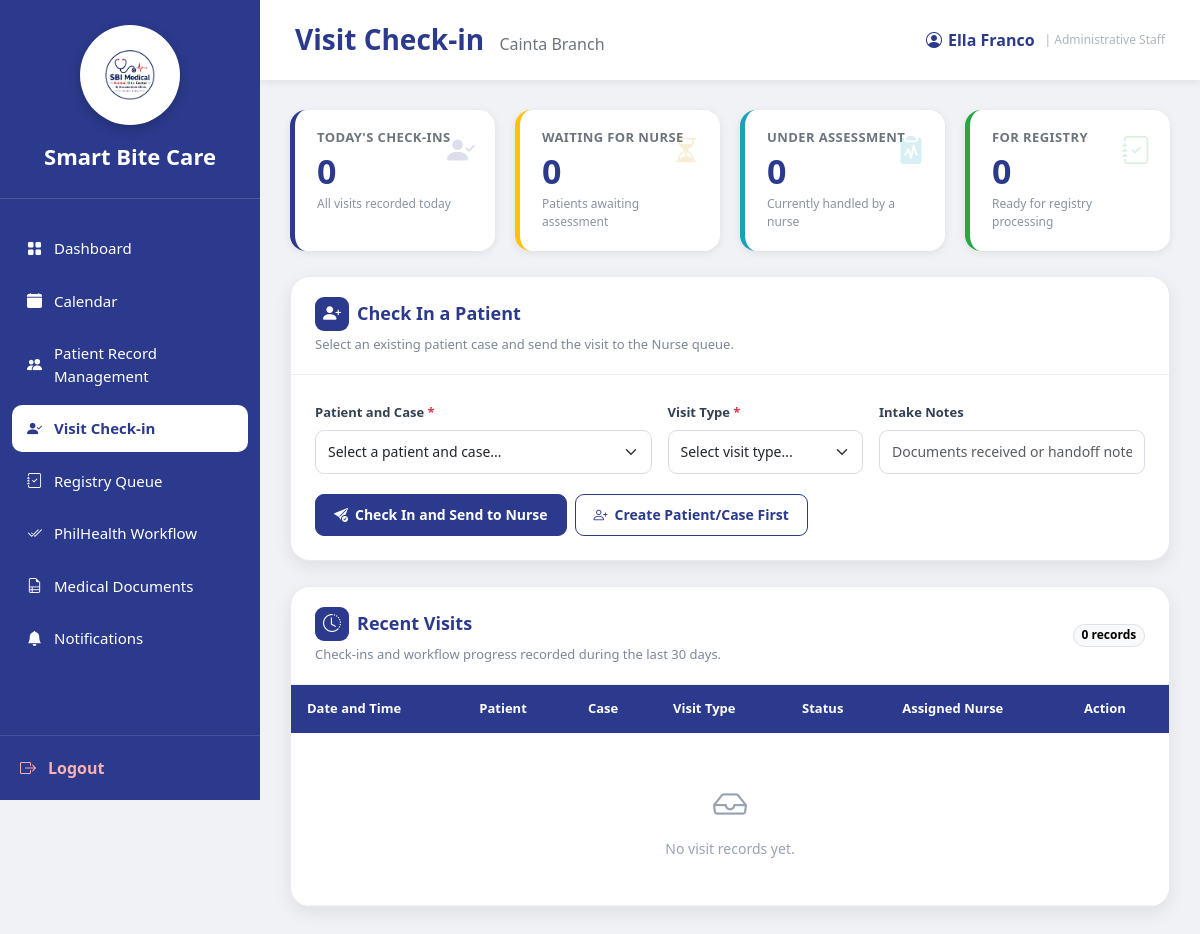
Before: /AdminStaff_VisitQueue.php (signed in) with the older database file.
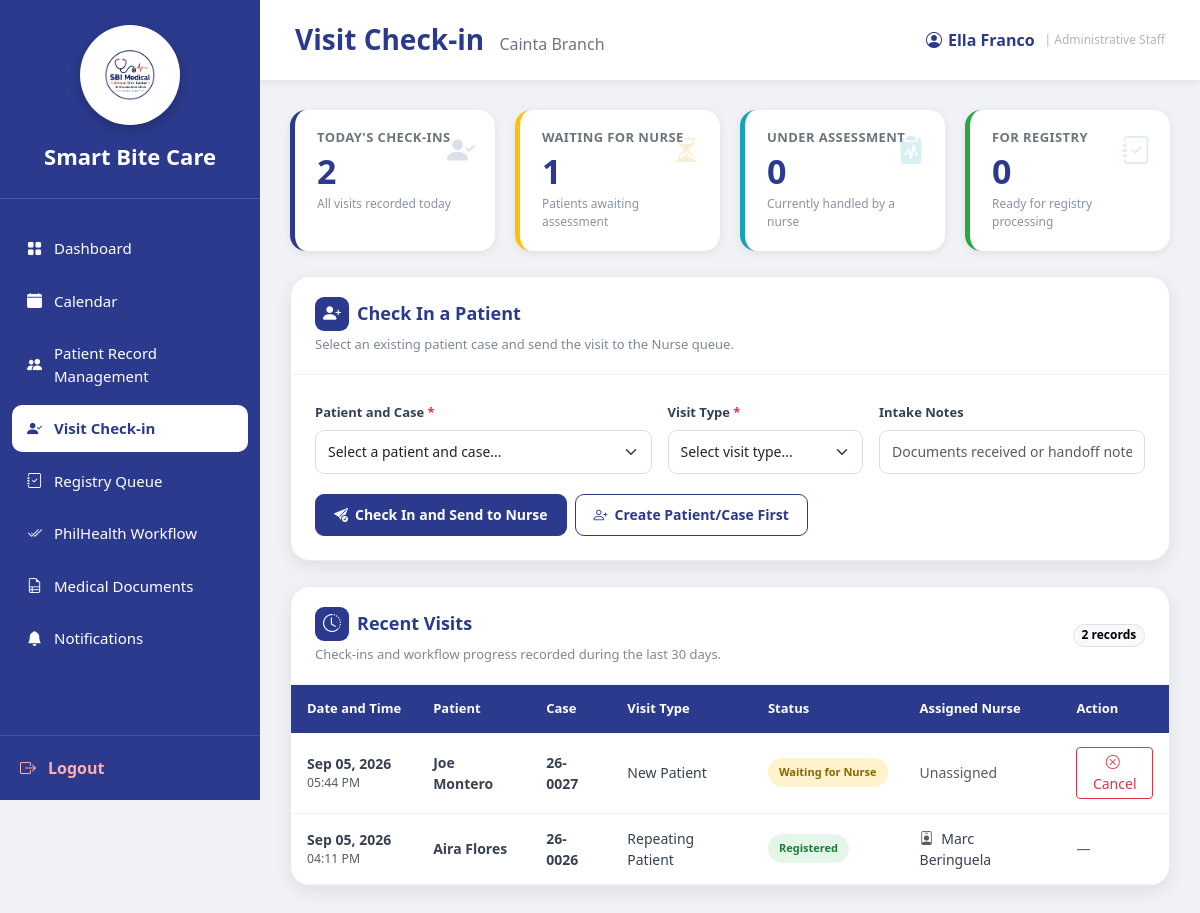
After: the same page with the newer database file.
### tables this page shows
CREATE TABLE `users` (
  `user_id` int(11) NOT NULL,
  `branch_id` varchar(10) DEFAULT NULL,
  `role_id` int(11) NOT NULL,
  `username` varchar(100) NOT NULL,
  `email` varchar(255) NOT NULL,
  `password` varchar(255) NOT NULL,
  `status` enum('Active','Inactive') DEFAULT 'Active',
  `created_at` timestamp NOT NULL DEFAULT current_timestamp(),
  `last_login` datetime DEFAULT NULL
);

CREATE TABLE `branches` (
  `branch_id` varchar(10) NOT NULL,
  `branch_name` varchar(150) NOT NULL,
  `branch_address` text DEFAULT NULL,
  `contact_number` varchar(30) DEFAULT NULL,
  `email` varchar(150) DEFAULT NULL,
  `status` enum('Active','Inactive') DEFAULT 'Active',
  `created_at` timestamp NOT NULL DEFAULT current_timestamp()
);

CREATE TABLE `patient_visits` (
  `visit_id` int(11) NOT NULL,
  `patient_id` int(11) NOT NULL,
  `case_id` int(11) NOT NULL,
  `branch_id` varchar(10) NOT NULL,
  `visit_type` enum('New Patient','Follow-up','Repeating Patient') NOT NULL,
  `visit_date` date NOT NULL,
  `check_in_at` datetime NOT NULL DEFAULT current_timestamp(),
  `workflow_status` enum('Checked In','Waiting for Nurse','Under Assessment','Treatment Completed','For Registry','Registered','Visit Completed','Cancelled') NOT NULL DEFAULT 'Checked In',
  `checked_in_by` int(11) NOT NULL,
  `assigned_nurse` int(11) DEFAULT NULL,
  `assessment_started_at` datetime DEFAULT NULL,
  `treatment_completed_at` datetime DEFAULT NULL,
  `sent_for_registry_at` datetime DEFAULT NULL,
  `registered_at` datetime DEFAULT NULL,
  `completed_at` datetime DEFAULT NULL,
  `notes` text DEFAULT NULL,
  `created_at` timestamp NOT NULL DEFAULT current_timestamp(),
  `updated_at` timestamp NOT NULL DEFAULT current_timestamp() ON UPDATE current_timestamp()
);

CREATE TABLE `patients` (
  `patient_id` int(11) NOT NULL,
  `full_name` varchar(255) NOT NULL,
  `email` varchar(150) DEFAULT NULL,
  `contact_number` varchar(30) DEFAULT NULL,
  `birthday` date DEFAULT NULL,
  `gender` enum('Male','Female','Other') DEFAULT NULL,
  `address` text DEFAULT NULL,
  `created_at` timestamp NOT NULL DEFAULT current_timestamp(),
  `branch_id` varchar(10) NOT NULL,
  `is_archived` tinyint(1) DEFAULT 0,
  `archived_at` timestamp NULL DEFAULT NULL,
  `archived_by` int(11) DEFAULT NULL
);

CREATE TABLE `animal_bite_cases` (
  `case_id` int(11) NOT NULL,
  `case_number` varchar(50) DEFAULT NULL,
  `patient_id` int(11) NOT NULL,
  `branch_id` varchar(10) NOT NULL,
  `animal_type` varchar(100) DEFAULT NULL,
  `bite_location` varchar(255) DEFAULT NULL,
  `bite_category` varchar(50) DEFAULT NULL,
  `animal_status` varchar(100) DEFAULT NULL,
  `date_of_bite` date DEFAULT NULL,
  `case_status` enum('Ongoing','Completed') DEFAULT 'Ongoing',
  `remarks` text DEFAULT NULL,
  `admin_staff_id` int(11) DEFAULT NULL,
  `is_archived` tinyint(1) DEFAULT 0,
  `archived_at` timestamp NULL DEFAULT NULL,
  `archived_by` int(11) DEFAULT NULL,
  `created_at` timestamp NOT NULL DEFAULT current_timestamp()
);

### sources/workflow_helpers.php (called while the page is built, shortened)
<?php
function workflowRequireUser(mysqli $conn, int $requiredRole): array
{
    $stmt = $conn->prepare(
        'SELECT u.user_id, u.username, u.branch_id, b.branch_name, r.role_name
         FROM users u
         LEFT JOIN branches b ON b.branch_id = u.branch_id
         LEFT JOIN roles r ON r.role_id = u.role_id
         WHERE u.user_id = ? AND u.status = "Active" LIMIT 1'
    );
    $id = (int)$_SESSION['user_id'];
    $stmt->bind_param('i', $id);
    $stmt->execute();
    $user = $stmt->get_result()->fetch_assoc();
    return $user;
}
function workflowH(string $value): string
{
    return htmlspecialchars($value, ENT_QUOTES, 'UTF-8');
}

### AdminStaff_VisitQueue.php (the view, shortened to what the rows shown need)
<?php
require_once 'sources/db_connect.php';
require_once 'sources/workflow_helpers.php';
$user = workflowRequireUser($conn, 4);
$branchId = (string)$user['branch_id'];
$branchName = (string)($user['branch_name'] ?? $branchId);
$username = (string)($user['username'] ?? 'Administrative Staff');
$visitStmt = $conn->prepare(
    "SELECT v.*,
            p.full_name,
            c.case_number,
            u.username AS nurse_name
     FROM patient_visits v
     INNER JOIN patients p ON p.patient_id = v.patient_id
     INNER JOIN animal_bite_cases c ON c.case_id = v.case_id
     LEFT JOIN users u ON u.user_id = v.assigned_nurse
     WHERE v.branch_id = ?
       AND v.visit_date >= DATE_SUB(CURDATE(), INTERVAL 30 DAY)
     ORDER BY v.visit_date DESC, v.check_in_at DESC"
);
$visitStmt->bind_param('s', $branchId);
$visitStmt->execute();
$visits = $visitStmt->get_result()->fetch_all(MYSQLI_ASSOC);
$statsStmt = $conn->prepare(
    "SELECT COUNT(*) AS today_visits,
            COALESCE(SUM(workflow_status = 'Waiting for Nurse'), 0) AS waiting_count,
            COALESCE(SUM(workflow_status = 'Under Assessment'), 0) AS assessment_count,
            COALESCE(SUM(workflow_status = 'For Registry'), 0) AS registry_count
     FROM patient_visits
     WHERE branch_id = ? AND visit_date = CURDATE()"
);
$statsStmt->bind_param('s', $branchId);
$statsStmt->execute();
$visitStats = $statsStmt->get_result()->fetch_assoc() ?: [];
$statusClasses = [
    'Checked In' => 'status-info',
    'Waiting for Nurse' => 'status-warning',
    'Under Assessment' => 'status-primary',
    'Treatment Completed' => 'status-success',
    'For Registry' => 'status-info',
    'Registered' => 'status-success',
    'Visit Completed' => 'status-success',
    'Cancelled' => 'status-danger'
];
?>
<!DOCTYPE html>
<html lang="en">
<head>
    <link href="https://cdn.jsdelivr.net/npm/bootstrap@5.3.3/dist/css/bootstrap.min.css" rel="stylesheet">
    <link rel="stylesheet" href="https://cdn.jsdelivr.net/npm/bootstrap-icons@1.11.3/font/bootstrap-icons.min.css">
    <link rel="stylesheet" href="sidebar.css">
</head>
<body>
    <div class="main">
        <div class="topbar">
            <h3>Visit Check-in <small><?php echo workflowH($branchName); ?></small></h3>
            <div class="profile">
                <i class="bi bi-person-circle"></i>
                <span><?php echo workflowH($username); ?></span>
                <span class="profile-role">| Administrative Staff</span>
            </div>
        </div>
        <div class="page-content">
            <div class="stats-container">
                <div class="stat-card">
                    <h2><?php echo number_format((int)($visitStats['today_visits'] ?? 0)); ?></h2>
                </div>
                <div class="stat-card warning">
                    <h2><?php echo number_format((int)($visitStats['waiting_count'] ?? 0)); ?></h2>
                </div>
                <div class="stat-card info">
                    <h2><?php echo number_format((int)($visitStats['assessment_count'] ?? 0)); ?></h2>
                </div>
                <div class="stat-card success">
                    <h2><?php echo number_format((int)($visitStats['registry_count'] ?? 0)); ?></h2>
                </div>
            </div>
            <section class="content-card mb-0">
                <div class="table-responsive">
                    <table class="table visit-table align-middle">
                        <thead>
                            <tr>
                                <th>Date and Time</th>
                                <th>Patient</th>
                                <th>Case</th>
                                <th>Visit Type</th>
                                <th>Status</th>
                                <th>Assigned Nurse</th>
                                <th>Action</th>
                            </tr>
                        </thead>
                        <tbody>
                            <?php foreach ($visits as $visit): ?>
                                <?php
                                $visitStatus = (string)$visit['workflow_status'];
                                $statusClass = $statusClasses[$visitStatus] ?? 'status-info';
                                ?>
                                <tr>
                                    <td>
                                        <strong><?php echo workflowH(date('M d, Y', strtotime($visit['visit_date']))); ?></strong>
                                        <div class="text-muted small">
                                            <?php echo workflowH(date('h:i A', strtotime($visit['check_in_at']))); ?>
                                        </div>
                                    </td>
                                    <td class="patient-name"><?php echo workflowH($visit['full_name']); ?></td>
                                    <td class="case-number"><?php echo workflowH($visit['case_number']); ?></td>
                                    <td><?php echo workflowH($visit['visit_type']); ?></td>
                                    <td>
                                        <span class="badge-status <?php echo workflowH($statusClass); ?>">
                                            <?php echo workflowH($visitStatus); ?>
                                        </span>
                                    </td>
                                    <td>
                                        <?php if (!empty($visit['nurse_name'])): ?>
                                            <i class="bi bi-person-badge me-1 text-muted"></i>
                                            <?php echo workflowH($visit['nurse_name']); ?>
                                        <?php else: ?>
                                            <span class="text-muted">Unassigned</span>
                                        <?php endif; ?>
                                    </td>
                                    <td>
                                        <?php if (in_array($visitStatus, ['Checked In', 'Waiting for Nurse'], true)): ?>
                                            <form method="post" class="d-inline" onsubmit="return confirm('Cancel this visit?');">
                                                <button type="submit" class="btn btn-sm btn-outline-danger">
                                                    <i class="bi bi-x-circle me-1"></i>Cancel
                                                </button>
                                            </form>
                                        <?php else: ?>
                                            <span class="text-muted">—</span>
                                        <?php endif; ?>
                                    </td>
                                </tr>
                            <?php endforeach; ?>
                        </tbody>
                    </table>
                </div>
            </section>
        </div>
    </div>
</body>
</html>

Changed rows visible on the page:
added patient_visits: visit_date "Sep 05, 2026", check_in_at "05:44 PM", patient.full_name "Joe Montero", case.case_number "26-0027", visit_type "New Patient", workflow_status "Waiting for Nurse", shows "Unassigned"
added patient_visits: visit_date "Sep 05, 2026", check_in_at "04:11 PM", patient.full_name "Aira Flores", case.case_number "26-0026", visit_type "Repeating Patient", workflow_status "Registered", assigned_nurse.username "Marc Beringuela"
Other visible differences:
$visitStats['today_visits']: "0" → "2"
$visitStats['waiting_count']: "0" → "1"
count($visits): "0" → "2"
text no longer shown: "No visit records yet."
